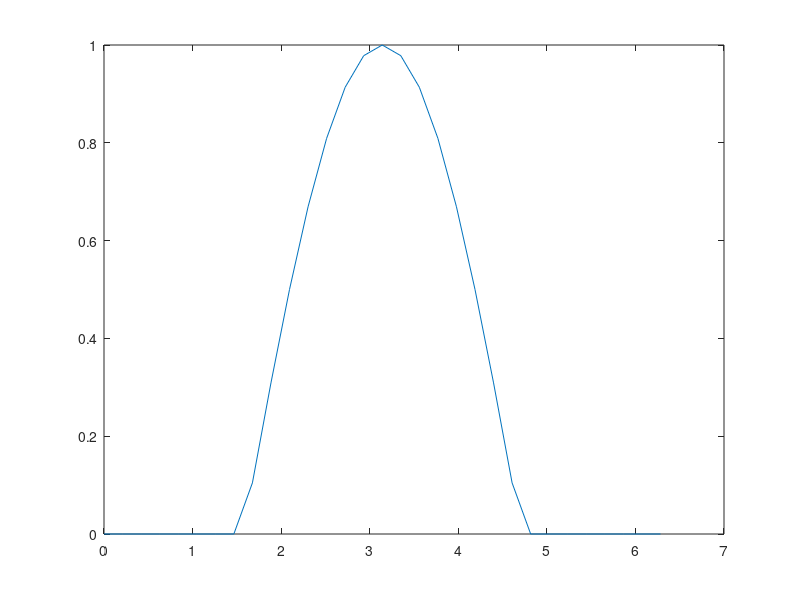
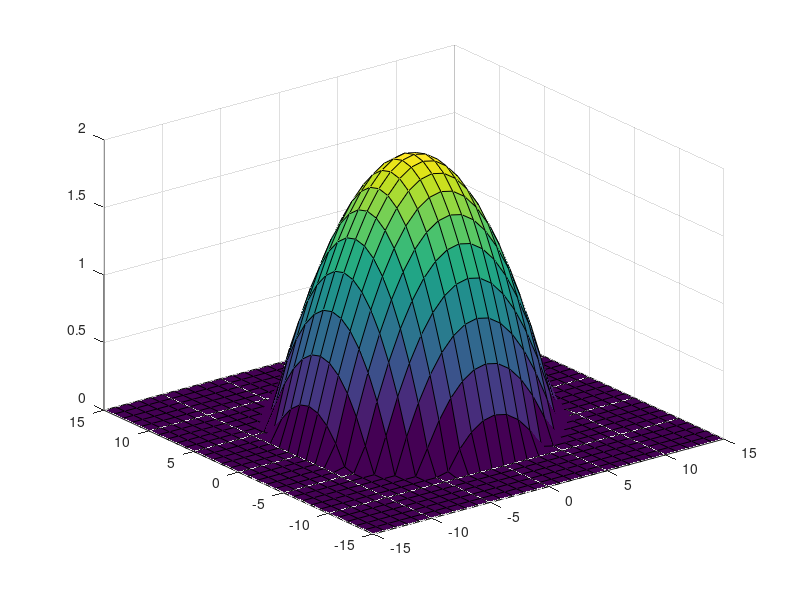
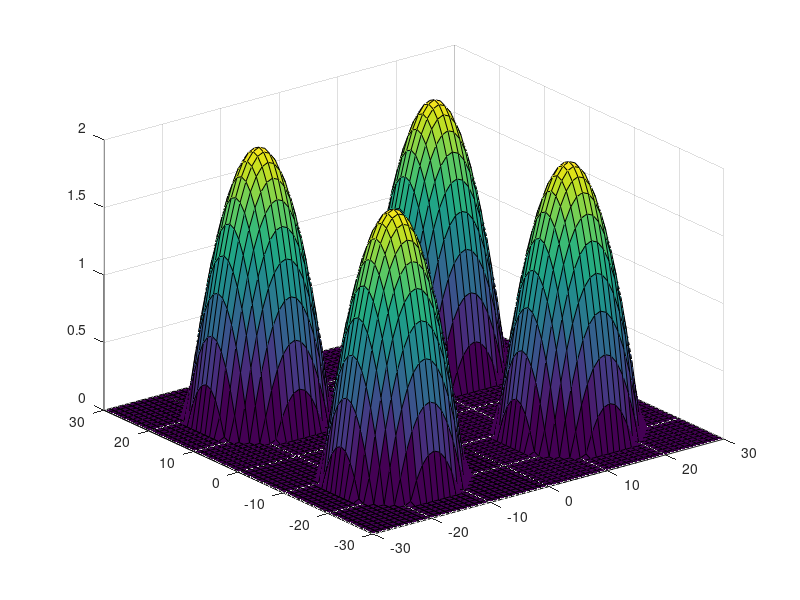

Source code (MATLAB) for these figures, in order: (Note: this script raises an error after producing the figures.)
clc, clear all
%%Exercici 1
%a)
A = [1 2 3 4 5];
B = [1; 1; 1; 1; 1];
C = B * A
%b)
A1 = [-1; 0; -1; 2];
B1 = [1 1 1];
C1 = A1 * B1
%%Exercici 2
x = 0:2*pi/30:2*pi;
y = -cos(x);
z = y > 0;
w = y .* z;
figure(1),plot(x,w);
%%Exercici 3
x = -15:1:15;
y = -15:1:15;
[X Y] = meshgrid(x);
f = -((X./7).^2 + (Y./7).^2) + 2;
z = f > 0;
w = f .* z;
figure(3), surf(X,Y,w);
%%Exercici 4
W = [w w; w w];  C = [X-15 X+15; X-15 X+15]; B = [Y+15 Y-15; Y-15 Y+15];
figure(4),surf(C, B, W);


%%Exercici 5
x = -5:0.05:5;
y = -5:0.05:5;
[X Y] = meshgrid(x,y);

f = @(x,y) (x.^2+y-5).^2+(x+y.^2-9).^2;
%f2 = (X.^2+Y-5).^2+(X+Y.^2-9).^2;
figure(5),fcontour(f);  

%[v p] = min(f2); [v1 p1] = min(min(f2)); [p1 p(p1)];
fminsearch(f,-2,-3);
MinimumValue = f2(p(p1),p1)
MinPoint = [(p1-100)*0.05 (p(p1)-100)*0.05]